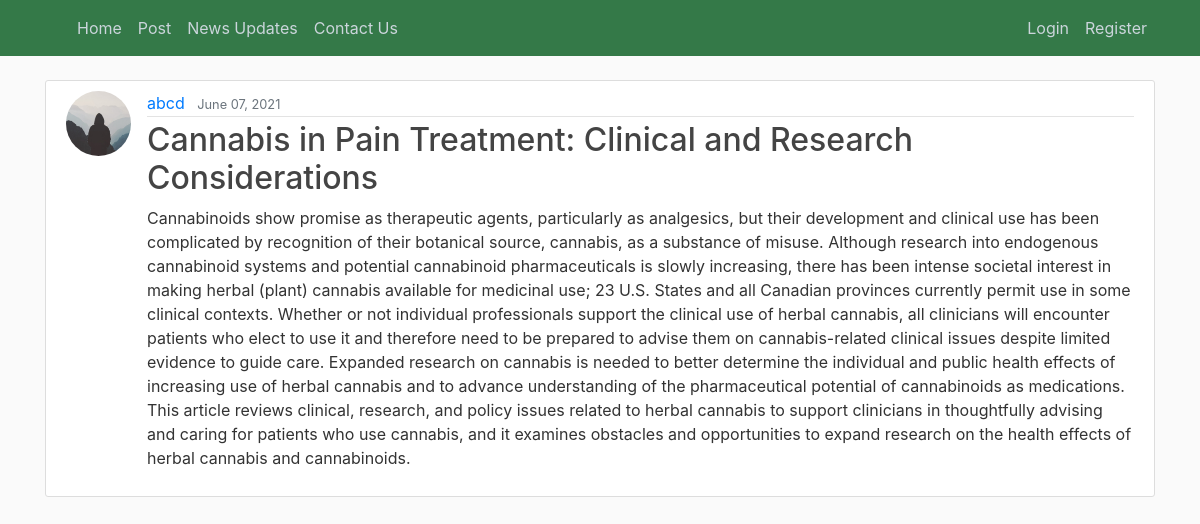
The page /post/33/ on the database its author committed.
### blog/models.py (models this page shows, shortened)
class Post(models.Model):
    title = models.CharField(max_length=100)
    content = models.TextField()
    date_posted = models.DateTimeField(default=timezone.now)
    author = models.ForeignKey(User, on_delete=models.CASCADE)

### users/models.py (models this page shows, shortened)
class Profile(models.Model):
    user = models.OneToOneField(User, on_delete=models.CASCADE)
    image = models.ImageField(default='default.jpg', upload_to='profile_pics')

### blog/views.py (the view)
# urls.py: path('post/<int:pk>/', PostDetailView.as_view(), name='post-detail'),
class PostDetailView(DetailView):
    model = Post

### blog/templates/blog/post_detail.html (shortened to what this page needs)
{% extends "blog/base.html" %}
{% block content %}
  <article class="media content-section">
    <img class="rounded-circle article-img" src="{{ object.author.profile.image.url }}">
    <div class="media-body">
      <div class="article-metadata">
        <a class="mr-2" href="{% url 'user-posts' object.author.username %}">{{ object.author }}</a>
        <small class="text-muted">{{ object.date_posted|date:"F d, Y" }}</small>
      </div>
      <h2 class="article-title">{{ object.title }}</h2>
      <p class="article-content">{{ object.content }}</p>
    </div>
  </article>
{% endblock content %}

### blog/static/blog/main.css (style rules this page uses)
h1, h2, h3, h4, h5, h6 { color: #444444; }
.content-section { background: #ffffff; padding: 10px 20px; border: 1px solid #dddddd; border-radius: 3px; margin-bottom: 20px; }
.article-title { color: #444444; }
.article-content { white-space: pre-line; }
.article-img { height: 65px; width: 65px; margin-right: 16px; }
.article-metadata { padding-bottom: 1px; margin-bottom: 4px; border-bottom: 1px solid #e3e3e3 }

### rows shown on the page
Post: author.profile.image (placeholder picture), author "abcd", date_posted "June 07, 2021", title "Cannabis in Pain Treatment: Clinical and Research Considerations", content "Cannabinoids show promise as therapeutic agents, particularly as analgesics, but their development and clinical use has been complicated by recognition of their botanical source, cannabis, as a substance of misuse. Although research into endogenous cannabinoid systems and potential cannabinoid pharmaceuticals is slowly increasing, there has been intense societal interest in making herbal (plant) cannabis available for medicinal use; 23 U.S. States and all Canadian provinces currently permit use in some clinical contexts. Whether or not individual professionals support the clinical use of herbal cannabis, all clinicians will encounter patients who elect to use it and therefore need to be…"
